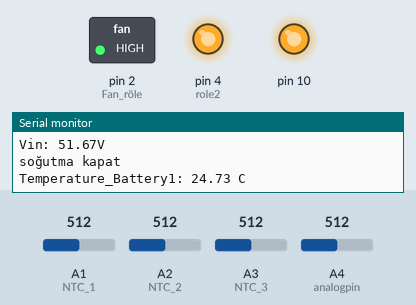
This sketch was run on a simulated Arduino Uno, built with avr-gcc and run on an emulated ATmega328P. On the bench: switched loads named in the sketch (green lamp = pin HIGH), output pins drawn as LEDs (lit = HIGH), the last lines printed to the serial monitor. The inputs (shaded band) are chosen by the test bench; at power-on: A1 (NTC_1) = 512, A2 (NTC_2) = 512, A3 (NTC_3) = 512, A4 (analogpin) = 512.

Above: at 1.2 s.
1.3 s: A1 (NTC_1) set to 681
4.3 s: A1 (NTC_1) set to 713
At 5.5 s:
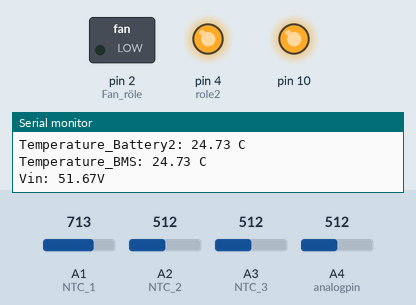
6.1 s: A2 (NTC_2) set to 783
7.7 s: A2 (NTC_2) set to 812
At 8.9 s:
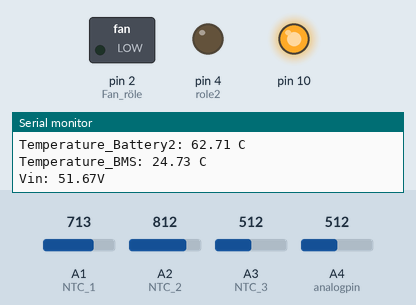
Timing chart, 0 to 10.5 s (numbered marks = the images above; inputs shaded):
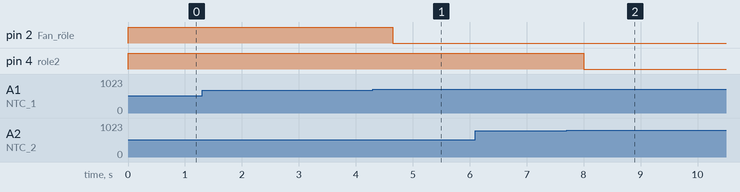

Measured:
- the behaviour switches between 695 and 696 on A1 (NTC_1) (found by bisection; images 0 and 1)
- the behaviour switches between 796 and 797 on A2 (NTC_2) (found by bisection; images 1 and 2)
- after the input at 4.3 s, pin 2 (Fan_röle): HIGH → LOW after 0.35 s
- after the input at 7.7 s, pin 4 (role2): HIGH → LOW after 0.30 s

The sketch:

battery.ino
```cpp
int b_canid =0x66;
int NTC_1 = A1;
int NTC_2 = A2;
int NTC_3 = A3;
int Vo_1;
int Vo_2;
int Vo_3;
int akim;
byte role1 = 2; //fan
byte role2 = 4; //kontaktör
float R1 = 10000;
float logR2, R2, T, Tc_1, Tc_2, Tc_3;
float c1 = 1.009249522e-03, c2 = 2.378405444e-04, c3 = 2.019202697e-07;
const float arduinoVCC = 5.01;
unsigned long ValueR1 = 5100;
unsigned long ValueR2 = 100000;
double Voltage_Source = 100;
const int analogpin = A4;
const int inputResolution = 1023;
const float average_of = 500;
float voltage;
unsigned long taym = millis();
#include <mcp2515.h>
struct can_frame canMsg;
struct can_frame canMsg1;
MCP2515 mcp2515(10); //canbus cs pin girişi
void setup() {
  SPI.begin();
  mcp2515.reset();
  mcp2515.setBitrate(CAN_500KBPS, MCP_8MHZ);
  mcp2515.setNormalMode();
  canMsg1.can_id = b_canid; // modülün can idsi
  canMsg1.can_dlc = 4;
  Serial.begin(9600);
  pinMode(2, OUTPUT); //Fan röle
  pinMode(4, OUTPUT); // kontaktör kesme
  digitalWrite(2,HIGH);
  digitalWrite(4,HIGH);
}
void readVoltage() {
  int A0Value = analogRead(analogpin);
  float voltage_sensed = A0Value * (arduinoVCC / (float)inputResolution);
  voltage = voltage_sensed * ( 1 + ( (float) ValueR2 /  (float) ValueR1) );

}

float getVoltageAverage() {
  float voltage_temp_average = 0;
  for (int i = 0; i < average_of; i++)
  {
    readVoltage();
    voltage_temp_average += voltage;
  }

  return  voltage_temp_average / average_of;
  //Robojax.com ARDVC-01 Measure any voltage with Arduino
}//getVoltageAverage
void kontrol() {
  if (Tc_1 > 45 || Tc_2 > 45 || Tc_3 > 45) {
    Serial.println ("aktif soğutmayı aç");
    digitalWrite(2, LOW);

  }
  else if (Tc_1 < 35 || Tc_2 < 35 || Tc_3 < 35) {
    Serial.println("soğutma kapat");
    digitalWrite(2, HIGH);
  }

  if (Tc_1 > 60   || Tc_2 > 60 || Tc_3 > 60) {
    digitalWrite(4, LOW);
    Serial.println("gücü kes");
  }
}
void sicaklik_sensor() {
  Vo_1 = analogRead(NTC_1);
  R2 = R1 * (1023.0 / (float)Vo_1 - 1.0);
  logR2 = log(R2);
  T = (1.0 / (c1 + c2 * logR2 + c3 * logR2 * logR2 * logR2));
  Tc_1 = T - 273.15;

  Serial.print("Temperature_Battery1: ");
  Serial.print(Tc_1);
  Serial.println(" C");
  Vo_2 = analogRead(NTC_2);
  R2 = R1 * (1023.0 / (float)Vo_2 - 1.0);
  logR2 = log(R2);
  T = (1.0 / (c1 + c2 * logR2 + c3 * logR2 * logR2 * logR2));
  Tc_2 = T - 273.15;

  Serial.print("Temperature_Battery2: ");
  Serial.print(Tc_2);
  Serial.println(" C");


  Vo_3 = analogRead(NTC_3);
  R2 = R1 * (1023.0 / (float)Vo_3 - 1.0);
  logR2 = log(R2);
  T = (1.0 / (c1 + c2 * logR2 + c3 * logR2 * logR2 * logR2));
  Tc_3 = T - 273.15;

  Serial.print("Temperature_BMS: ");
  Serial.print(Tc_3);
  Serial.println(" C");

}
void sendcan(int x) {
  bool d = 1;
  if ((millis() - taym) > x) {
    d = !d;
    taym = millis();
    mcp2515.sendMessage(&canMsg1);

  }
}
void loop() {
  readVoltage();
  kontrol();
  sicaklik_sensor();
  Serial.print("Vin: ");
  Serial.print(getVoltageAverage());
  Serial.println("V");
  canMsg1.data[0] = getVoltageAverage();
  canMsg1.data[1] = Tc_2;
  canMsg1.data[2] = Tc_3;
  canMsg1.data[3] = Tc_1;
  //canMsg1.data[4] = akim;
  sendcan(100);
  if (mcp2515.readMessage(&canMsg) ==  MCP2515:: ERROR_OK) {
    if (canMsg.can_id == 100) {
      int acil = canMsg.data[6];
      if (acil == 1) {
      digitalWrite(role2, LOW);

      } else {
        digitalWrite(role2, HIGH);
      }

    }
}

}
```
